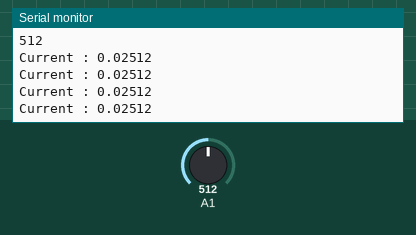
Simulated run of this sketch. Board: Arduino Uno, built with avr-gcc and run on an emulated ATmega328P. Parts: the last lines printed to the serial monitor. Inputs (shaded band) come from the test bench; at power-on: A1 = 512.

Above: at 1.2 s.
1.3 s: A1 set to 716
At 1.41 s:
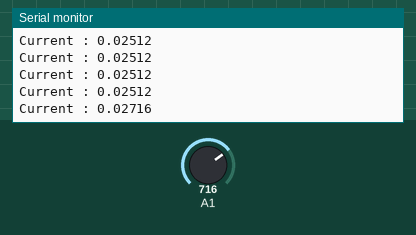
2.8 s: A1 set to 900
At 2.92 s:
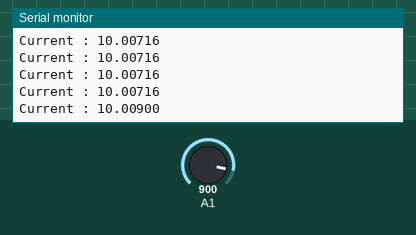
Timing chart, 0 to 5.8 s (numbered marks = the images above; inputs shaded):
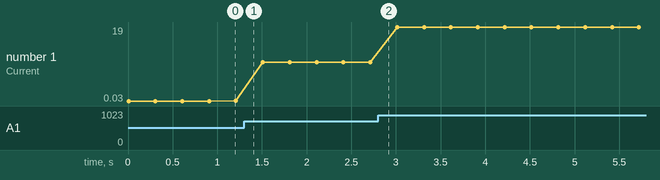

Measured:
- plotted number 1: 0.03 → 10.01 after the input at 1.3 s, 10.01 → 18.99 after the input at 2.8 s

The sketch:

Current.ino
```cpp
void setup() {
  // put your setup code here, to run once:
  Serial.begin(9600);

}

void loop() {
  // put your main code here, to run repeatedly:

  int adc = analogRead(A1);
  Serial.println(adc);
  //converting the ada into real voltage


  float voltage = adc * 5/ 1023.0;
  //converting voltage into current
  float current = (voltage-2.5)/0.100;

  //just to make sure that the output is always positive
  //since there can't be a negative current

  if (current < 0){
    current = - current;
  }


  Serial.print("Current : ");
  Serial.print(current);
  //delay between each measurement


  delay(300);


}
```
